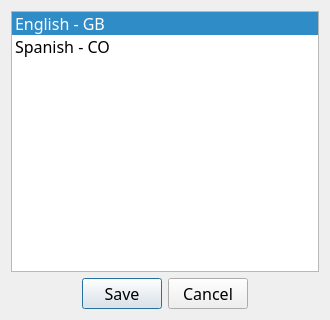
<?xml version="1.0" encoding="UTF-8"?>
<ui version="4.0">
 <class>Lang_Dialog</class>
 <widget class="QDialog" name="Lang_Dialog">
  <property name="geometry">
   <rect>
    <x>0</x>
    <y>0</y>
    <width>330</width>
    <height>320</height>
   </rect>
  </property>
  <property name="minimumSize">
   <size>
    <width>100</width>
    <height>100</height>
   </size>
  </property>
  <property name="maximumSize">
   <size>
    <width>330</width>
    <height>320</height>
   </size>
  </property>
  <property name="font">
   <font>
    <family>Gabriola</family>
    <pointsize>12</pointsize>
   </font>
  </property>
  <property name="windowTitle">
   <string>Select Language</string>
  </property>
  <property name="windowIcon">
   <iconset resource="resources.qrc">
    <normaloff>:/img/logo-bridge-2</normaloff>:/img/logo-bridge-2</iconset>
  </property>
  <property name="layoutDirection">
   <enum>Qt::LayoutDirection::LeftToRight</enum>
  </property>
  <property name="autoFillBackground">
   <bool>false</bool>
  </property>
  <property name="styleSheet">
   <string notr="true"/>
  </property>
  <property name="locale">
   <locale language="English" country="UnitedKingdom"/>
  </property>
  <layout class="QGridLayout" name="dialog_languages_layout">
   <property name="sizeConstraint">
    <enum>QLayout::SizeConstraint::SetDefaultConstraint</enum>
   </property>
   <item row="3" column="0">
    <widget class="QDialogButtonBox" name="dialog_btn">
     <property name="sizePolicy">
      <sizepolicy hsizetype="Preferred" vsizetype="Fixed">
       <horstretch>0</horstretch>
       <verstretch>0</verstretch>
      </sizepolicy>
     </property>
     <property name="orientation">
      <enum>Qt::Orientation::Horizontal</enum>
     </property>
     <property name="standardButtons">
      <set>QDialogButtonBox::StandardButton::Cancel|QDialogButtonBox::StandardButton::Save</set>
     </property>
     <property name="centerButtons">
      <bool>true</bool>
     </property>
    </widget>
   </item>
   <item row="1" column="0">
    <widget class="QListWidget" name="languages">
     <property name="enabled">
      <bool>true</bool>
     </property>
     <property name="sizePolicy">
      <sizepolicy hsizetype="Preferred" vsizetype="Preferred">
       <horstretch>0</horstretch>
       <verstretch>0</verstretch>
      </sizepolicy>
     </property>
     <property name="minimumSize">
      <size>
       <width>0</width>
       <height>0</height>
      </size>
     </property>
     <property name="maximumSize">
      <size>
       <width>16777215</width>
       <height>272</height>
      </size>
     </property>
     <property name="autoFillBackground">
      <bool>false</bool>
     </property>
     <property name="styleSheet">
      <string notr="true">QDialog &gt; QListWidget{
background-image: url(:/img/logo-bridge-2.2);
background-position: center;
background-repeat: no-repeat;
background-attachment: fixed;}</string>
     </property>
     <property name="editTriggers">
      <set>QAbstractItemView::EditTrigger::DoubleClicked|QAbstractItemView::EditTrigger::EditKeyPressed</set>
     </property>
     <property name="tabKeyNavigation">
      <bool>true</bool>
     </property>
     <property name="defaultDropAction">
      <enum>Qt::DropAction::CopyAction</enum>
     </property>
     <property name="textElideMode">
      <enum>Qt::TextElideMode::ElideLeft</enum>
     </property>
     <property name="movement">
      <enum>QListView::Movement::Static</enum>
     </property>
     <property name="flow">
      <enum>QListView::Flow::TopToBottom</enum>
     </property>
     <property name="viewMode">
      <enum>QListView::ViewMode::ListMode</enum>
     </property>
     <property name="uniformItemSizes">
      <bool>false</bool>
     </property>
     <property name="currentRow">
      <number>0</number>
     </property>
     <property name="sortingEnabled">
      <bool>true</bool>
     </property>
     <item>
      <property name="text">
       <string>English - GB</string>
      </property>
      <property name="toolTip">
       <string notr="true">en_GB</string>
      </property>
      <property name="font">
       <font>
        <family>Gabriola</family>
        <pointsize>12</pointsize>
       </font>
      </property>
      <property name="icon">
       <iconset resource="resources.qrc">
        <normaloff>:/flags/en_GB.svg</normaloff>:/flags/en_GB.svg</iconset>
      </property>
     </item>
     <item>
      <property name="text">
       <string>Spanish - CO</string>
      </property>
      <property name="toolTip">
       <string notr="true">es_CO</string>
      </property>
      <property name="font">
       <font>
        <family>Gabriola</family>
        <pointsize>12</pointsize>
       </font>
      </property>
      <property name="icon">
       <iconset resource="resources.qrc">
        <normaloff>:/flags/es_CO.svg</normaloff>:/flags/es_CO.svg</iconset>
      </property>
     </item>
    </widget>
   </item>
  </layout>
 </widget>
 <resources>
  <include location="resources.qrc"/>
 </resources>
 <connections>
  <connection>
   <sender>dialog_btn</sender>
   <signal>accepted()</signal>
   <receiver>Lang_Dialog</receiver>
   <slot>accept()</slot>
   <hints>
    <hint type="sourcelabel">
     <x>248</x>
     <y>254</y>
    </hint>
    <hint type="destinationlabel">
     <x>157</x>
     <y>274</y>
    </hint>
   </hints>
  </connection>
  <connection>
   <sender>dialog_btn</sender>
   <signal>rejected()</signal>
   <receiver>Lang_Dialog</receiver>
   <slot>reject()</slot>
   <hints>
    <hint type="sourcelabel">
     <x>316</x>
     <y>260</y>
    </hint>
    <hint type="destinationlabel">
     <x>286</x>
     <y>274</y>
    </hint>
   </hints>
  </connection>
 </connections>
</ui>
